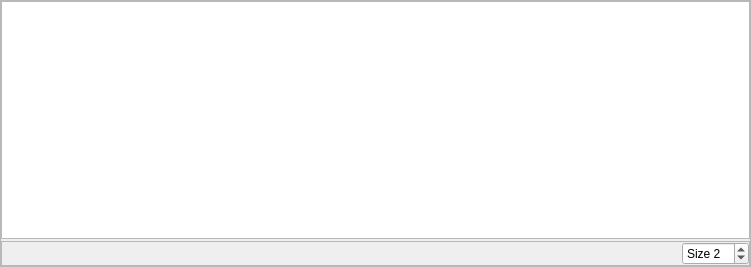
<?xml version="1.0" encoding="UTF-8"?>
<ui version="4.0">
 <class>Form</class>
 <widget class="QWidget" name="Form">
  <property name="geometry">
   <rect>
    <x>0</x>
    <y>0</y>
    <width>751</width>
    <height>267</height>
   </rect>
  </property>
  <property name="minimumSize">
   <size>
    <width>500</width>
    <height>250</height>
   </size>
  </property>
  <property name="windowTitle">
   <string>Form</string>
  </property>
  <layout class="QVBoxLayout" name="verticalLayout">
   <property name="spacing">
    <number>0</number>
   </property>
   <property name="leftMargin">
    <number>0</number>
   </property>
   <property name="topMargin">
    <number>0</number>
   </property>
   <property name="rightMargin">
    <number>0</number>
   </property>
   <property name="bottomMargin">
    <number>0</number>
   </property>
   <item>
    <widget class="QFrame" name="widgetFrameOuter">
     <property name="sizePolicy">
      <sizepolicy hsizetype="Preferred" vsizetype="Preferred">
       <horstretch>0</horstretch>
       <verstretch>0</verstretch>
      </sizepolicy>
     </property>
     <property name="styleSheet">
      <string notr="true"/>
     </property>
     <property name="frameShape">
      <enum>QFrame::StyledPanel</enum>
     </property>
     <property name="frameShadow">
      <enum>QFrame::Raised</enum>
     </property>
     <property name="class" stdset="0">
      <string>PeripheralCollection</string>
     </property>
     <layout class="QVBoxLayout" name="verticalLayout_4">
      <property name="spacing">
       <number>2</number>
      </property>
      <property name="leftMargin">
       <number>0</number>
      </property>
      <property name="topMargin">
       <number>0</number>
      </property>
      <property name="rightMargin">
       <number>0</number>
      </property>
      <property name="bottomMargin">
       <number>0</number>
      </property>
      <item>
       <widget class="PlotWidget" name="graph"/>
      </item>
      <item>
       <widget class="QFrame" name="frame">
        <property name="frameShape">
         <enum>QFrame::StyledPanel</enum>
        </property>
        <property name="frameShadow">
         <enum>QFrame::Raised</enum>
        </property>
        <layout class="QHBoxLayout" name="horizontalLayout">
         <property name="spacing">
          <number>3</number>
         </property>
         <property name="leftMargin">
          <number>0</number>
         </property>
         <property name="topMargin">
          <number>0</number>
         </property>
         <property name="rightMargin">
          <number>0</number>
         </property>
         <property name="bottomMargin">
          <number>0</number>
         </property>
         <item>
          <spacer name="horizontalSpacer">
           <property name="orientation">
            <enum>Qt::Horizontal</enum>
           </property>
           <property name="sizeHint" stdset="0">
            <size>
             <width>40</width>
             <height>20</height>
            </size>
           </property>
          </spacer>
         </item>
         <item>
          <widget class="QSpinBox" name="sizeBox">
           <property name="prefix">
            <string>Size </string>
           </property>
           <property name="minimum">
            <number>1</number>
           </property>
           <property name="maximum">
            <number>20</number>
           </property>
           <property name="value">
            <number>2</number>
           </property>
          </widget>
         </item>
        </layout>
       </widget>
      </item>
     </layout>
    </widget>
   </item>
  </layout>
 </widget>
 <customwidgets>
  <customwidget>
   <class>PlotWidget</class>
   <extends>QGraphicsView</extends>
   <header location="global">pyqtgraph</header>
  </customwidget>
 </customwidgets>
 <resources>
  <include location="resplus.qrc"/>
 </resources>
 <connections/>
 <slots>
  <slot>restartLogging()</slot>
  <slot>pauseLogging(bool)</slot>
  <slot>next()</slot>
  <slot>toggled()</slot>
  <slot>sineFit()</slot>
  <slot>dampedSineFit()</slot>
  <slot>setDuration()</slot>
  <slot>saveTraces()</slot>
  <slot>highSpeedLogging(bool)</slot>
  <slot>refresh()</slot>
  <slot>setA1Range(QString)</slot>
  <slot>setA2Range(QString)</slot>
  <slot>show_voltmeter()</slot>
 </slots>
</ui>
